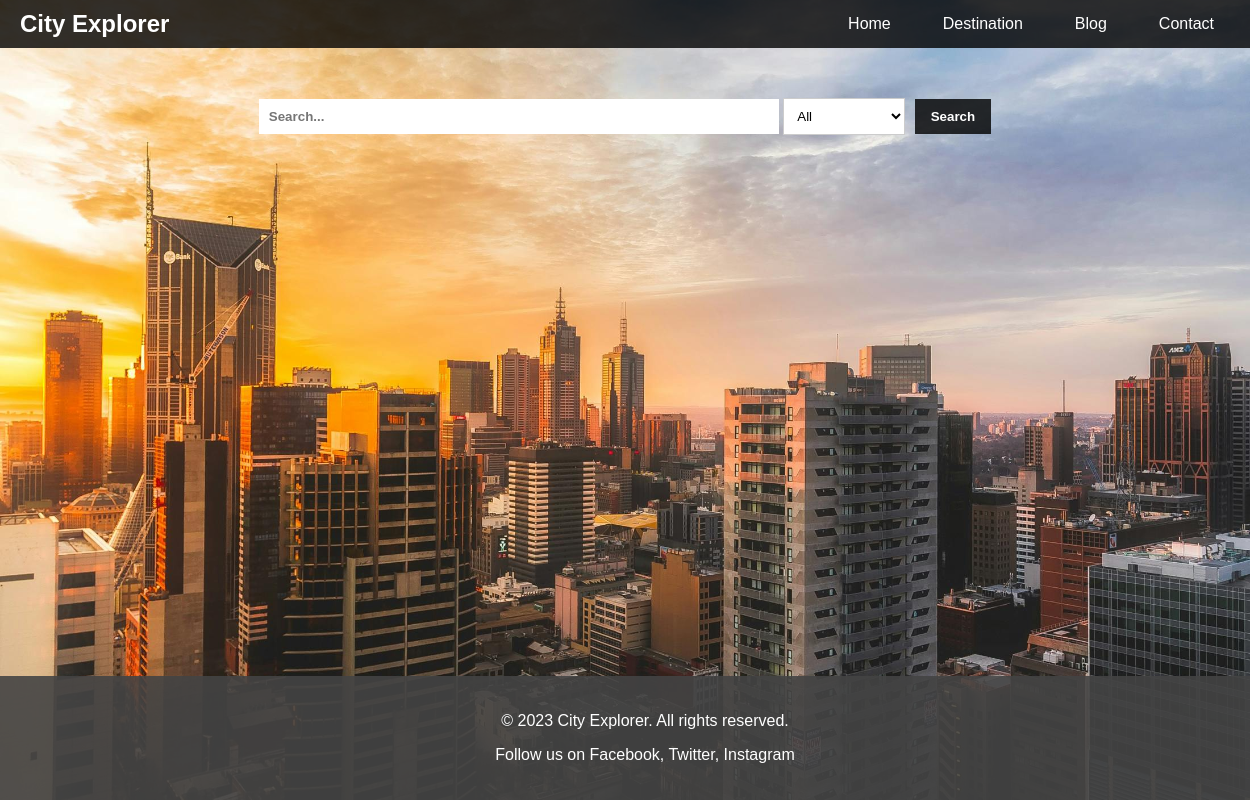
Before: /emergency/ with the older database file.
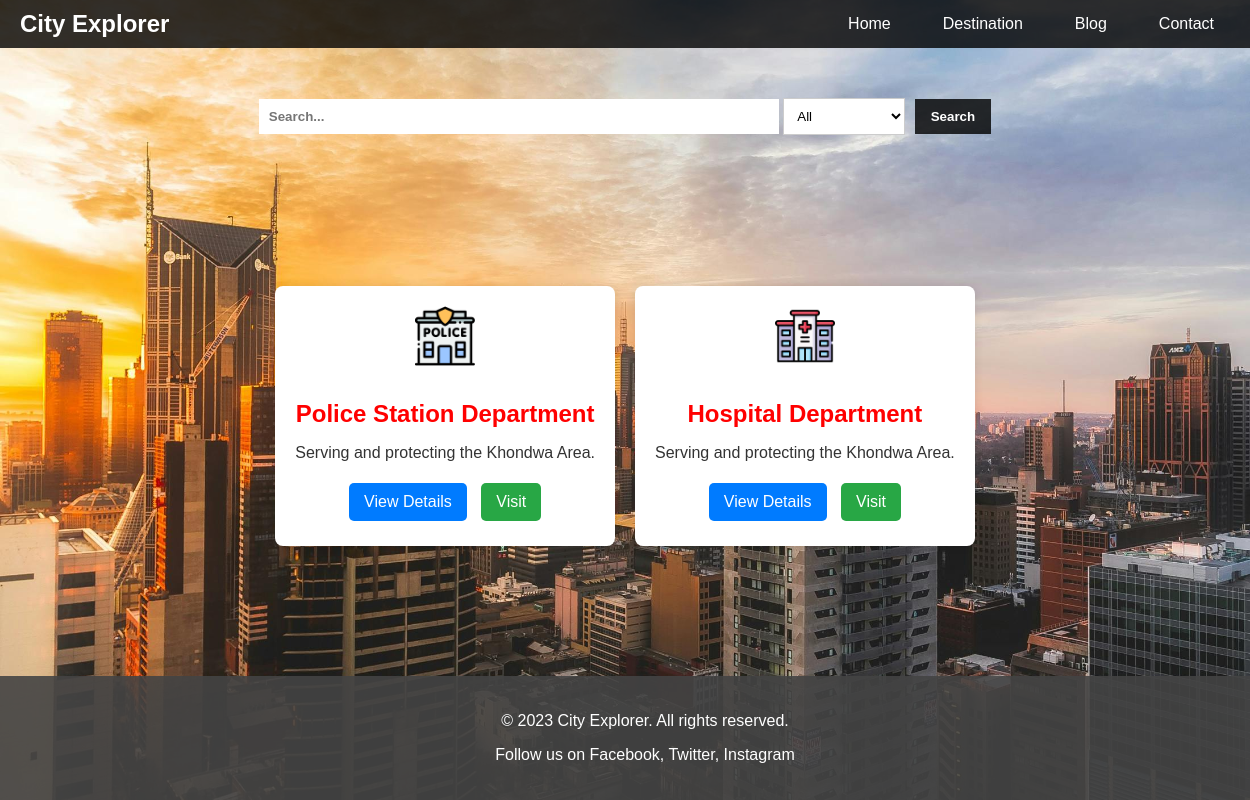
After: the same page with the newer database file.
### destinations/models.py (models this page shows)
class emergincy(models.Model):
    catagory=models.CharField(max_length=100)
    phone=models.CharField(max_length=100)
    email=models.EmailField()
    address=models.TextField()
    area = models.CharField(max_length=100)
    location = models.URLField()

### ASEP/views.py (the view)
# urls.py: path('emergency/',views.emergency),
def emergency(request):
    searchdata=set()
    dataHoldere= emergincy.objects.all()
    for i in dataHoldere:
        if i not in searchdata:
            searchdata.add(i.area)
    print(searchdata,request.method)
    if request.method == 'GET':
        search = request.GET.get('search')
        filter1 = request.GET.get('filter')
        print(search,filter1,'---------------')
        if search != None :
            dataHoldere = emergincy.objects.filter(Q(area=search) | Q(catagory=filter1))
    data = {
        'cardData':dataHoldere,
        'searchdata':json.dumps(list(searchdata))
    }
    return render(request,'emergency.html',data)

### templates/emergency.html (shortened to what this page needs)
{% extends "index.html" %}
{% block style %}
<link rel="stylesheet" href="/static/css/emergency.css">
{% endblock style %}
{% block body %}
<div class="search-container" style="position: relative;">
<form method="GET">
        <input type="text" placeholder="Search..." class="search-bar" id="search-bar" name="search">
        <select class="search-filter" id="filter" name="filter">
            <option value="None">All</option>
        </select>
        <button class="search-button" type="submit" value="submit">Search</button>
    </form>
</div>
<section class="emergency-services">
    {% for i in cardData %}
    <div id="service-card" class="Ecard">
        {% load static %}
        {% if i.catagory == 'Police Station' %}
        <img src="{% static 'img/police-station.png' %}" alt="Service Logo" class="Elogo" width="100" height="100">
        {% elif i.catagory == 'Hospital' %}
        <img src="{% static 'img/hospital.png' %}" alt="Service Logo" class="Elogo" width="100" height="100">
        {% elif i.catagory == 'Fire' %}
        <img src="{% static 'img/fire.png' %}" alt="Service Logo" class="Elogo" width="100" height="100">
        {% endif %}
        <h2 class="Etitle">{{i.catagory}} Department</h2>
        <p class="description">Serving and protecting the {{i.area}} Area.</p>
        <div class="buttons">
            <button onclick="toggleDetails(this)" class="btn btn-blue">View Details</button>
            <button onclick="visitService()" class="btn btn-green"><a href = "{{i.location}}">Visit</a></button>
        </div>
    </div>
    {% endfor %}
</section>
{% endblock body %}

Changed rows visible on the page:
added emergincy: catagory "Police Station", area "Khondwa"
added emergincy: catagory "Hospital", area "Khondwa"
